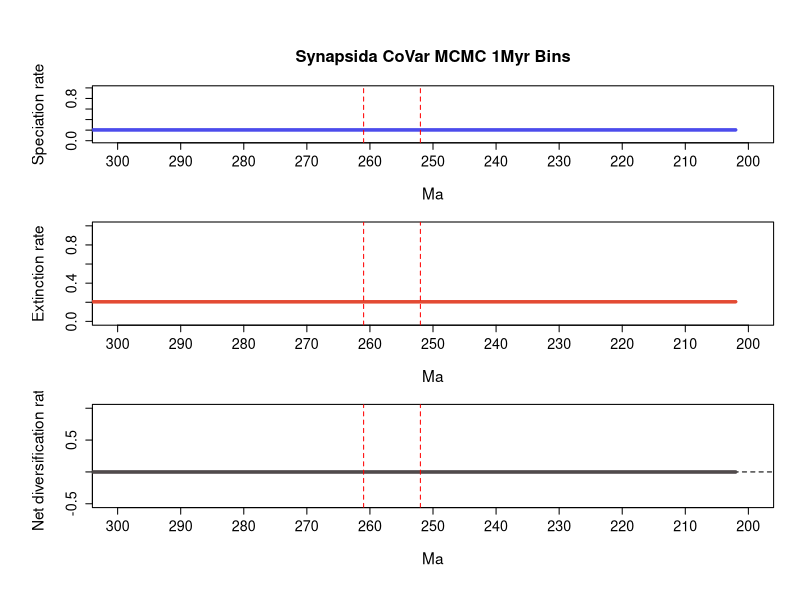

The R script that drew this image:
# 1 files combined:
# 	C:\Users\SimoesLabAdmin\Documents\BDNN_Arielli\synapsida\mcmc_predictors\B_covar_mcmc/combined_9_marginal_rates.log

# 95% HPDs calculated using code from Biopy (https://www.cs.auckland.ac.nz/~yhel002/biopy/)

pdf(file='C:/Users/SimoesLabAdmin/Documents/BDNN_Arielli/synapsida/mcmc_predictors/B_covar_mcmc/combined_9_marginal_rates_RTT_final.pdf',width=8, height=10.8)
par(mfrow=c(3,1), cex.main=1.7, cex.lab=1.4, cex.axis=1.3,
    # mar=c(4, 5, 4.5, 2),   # bottom, left, top, right margins - increased top margin
    mgp=c(3.5, 1, 0),      # distance of axis labels from plot, increase first value to move y axis label further out
    oma=c(2, 2, 2, 0))     # outer margins for the entire figure
library(scales)
plot_RTT <- function (age,hpd_M,hpd_m,mean_m,color){
    N=100
    beta=(1:(N-1))/N
    alpha_shape=0.25
    cat=1-(beta^(1./alpha_shape))
    for (i in 1:(N-1)){
        trans= 1/N + 2/N
        polygon(c(age, rev(age)), c(hpd_M-((hpd_M-mean_m)*cat[i]), rev(hpd_m+((mean_m-hpd_m)*cat[i]))), col = alpha(color,trans), border = NA)
    }
    lines(rev(age), rev(mean_m), col = color, lwd=3)
}
    
L_hpd_m95=c(NA, NA,NA,NA,NA,NA,NA,NA,NA,NA,NA,NA,NA,NA,NA,NA,NA,NA,NA,NA,NA,NA,NA,NA,NA,NA,NA,NA,NA,NA,NA,NA,NA,NA,NA,NA,NA,NA,NA,NA,NA,NA,NA,NA,NA,NA,NA,NA,NA,NA,NA,NA,NA,NA,NA,NA,NA,NA,NA,NA,NA,NA,NA,NA,NA,NA,NA,NA,NA,NA,NA,NA,NA,NA,NA,NA,NA,NA,NA,NA,NA,NA,NA,NA,NA,NA,NA,NA,NA,NA,NA,NA,NA,NA,NA,NA,NA,NA,NA,NA,NA,NA,NA,NA,NA,NA,NA,NA,NA,NA,NA,NA,NA,NA,NA,NA,NA,NA,NA,NA,NA,NA,NA,NA,NA,NA,NA,NA,NA,NA,NA,NA,NA,NA,NA,NA,NA,NA,NA,NA,NA,NA,NA,NA,NA,NA,NA,NA,NA,NA,NA,NA,NA,NA,NA,NA,NA,NA,NA,NA,NA,NA,NA,NA,NA,NA,NA,NA,NA,NA,NA,NA,NA,NA,NA,NA,NA,NA,NA,NA,NA,NA,NA,NA,NA,NA,NA,NA,NA,NA,NA,NA,NA,NA,NA,NA,NA,NA,NA,NA,NA,NA,0.181879,0.181879,0.181879,0.181879,0.181879,0.181879,0.181879,0.181879,0.181879,0.181879,0.181879,0.181879,0.181879,0.181879,0.181879,0.181879,0.181879,0.181879,0.181879,0.181879,0.181879,0.181879,0.181879,0.181879,0.181879,0.181879,0.181879,0.181879,0.181879,0.181879,0.181879,0.181879,0.181879,0.181879,0.181879,0.181879,0.181879,0.181879,0.181879,0.181879,0.181879,0.181879,0.181879,0.181879,0.181879,0.181879,0.181879,0.181879,0.181879,0.181879,0.181879,0.181879,0.181879,0.181879,0.181879,0.181879,0.181879,0.181879,0.181879,0.181879,0.181879,0.181879,0.181879,0.181879,0.181879,0.181879,0.181879,0.181879,0.181879,0.181879,0.181879,0.181879,0.181879,0.181879,0.181879,0.181879,0.181879,0.181879,0.181879,0.181879,0.181879,0.181879,0.181879,0.181879,0.181879,0.181879,0.181879,0.181879,0.181879,0.181879,0.181879,0.181879,0.181879,0.181879,0.181879,0.181879,0.181879,0.181879,0.181879,0.181879,0.181879,0.181879,0.181879,0.181879,0.181879,0.181879,0.181879)
L_hpd_M95=c(NA, NA,NA,NA,NA,NA,NA,NA,NA,NA,NA,NA,NA,NA,NA,NA,NA,NA,NA,NA,NA,NA,NA,NA,NA,NA,NA,NA,NA,NA,NA,NA,NA,NA,NA,NA,NA,NA,NA,NA,NA,NA,NA,NA,NA,NA,NA,NA,NA,NA,NA,NA,NA,NA,NA,NA,NA,NA,NA,NA,NA,NA,NA,NA,NA,NA,NA,NA,NA,NA,NA,NA,NA,NA,NA,NA,NA,NA,NA,NA,NA,NA,NA,NA,NA,NA,NA,NA,NA,NA,NA,NA,NA,NA,NA,NA,NA,NA,NA,NA,NA,NA,NA,NA,NA,NA,NA,NA,NA,NA,NA,NA,NA,NA,NA,NA,NA,NA,NA,NA,NA,NA,NA,NA,NA,NA,NA,NA,NA,NA,NA,NA,NA,NA,NA,NA,NA,NA,NA,NA,NA,NA,NA,NA,NA,NA,NA,NA,NA,NA,NA,NA,NA,NA,NA,NA,NA,NA,NA,NA,NA,NA,NA,NA,NA,NA,NA,NA,NA,NA,NA,NA,NA,NA,NA,NA,NA,NA,NA,NA,NA,NA,NA,NA,NA,NA,NA,NA,NA,NA,NA,NA,NA,NA,NA,NA,NA,NA,NA,NA,NA,NA,0.225889,0.225889,0.225889,0.225889,0.225889,0.225889,0.225889,0.225889,0.225889,0.225889,0.225889,0.225889,0.225889,0.225889,0.225889,0.225889,0.225889,0.225889,0.225889,0.225889,0.225889,0.225889,0.225889,0.225889,0.225889,0.225889,0.225889,0.225889,0.225889,0.225889,0.225889,0.225889,0.225889,0.225889,0.225889,0.225889,0.225889,0.225889,0.225889,0.225889,0.225889,0.225889,0.225889,0.225889,0.225889,0.225889,0.225889,0.225889,0.225889,0.225889,0.225889,0.225889,0.225889,0.225889,0.225889,0.225889,0.225889,0.225889,0.225889,0.225889,0.225889,0.225889,0.225889,0.225889,0.225889,0.225889,0.225889,0.225889,0.225889,0.225889,0.225889,0.225889,0.225889,0.225889,0.225889,0.225889,0.225889,0.225889,0.225889,0.225889,0.225889,0.225889,0.225889,0.225889,0.225889,0.225889,0.225889,0.225889,0.225889,0.225889,0.225889,0.225889,0.225889,0.225889,0.225889,0.225889,0.225889,0.225889,0.225889,0.225889,0.225889,0.225889,0.225889,0.225889,0.225889,0.225889,0.225889)
M_hpd_m95=c(NA, NA,NA,NA,NA,NA,NA,NA,NA,NA,NA,NA,NA,NA,NA,NA,NA,NA,NA,NA,NA,NA,NA,NA,NA,NA,NA,NA,NA,NA,NA,NA,NA,NA,NA,NA,NA,NA,NA,NA,NA,NA,NA,NA,NA,NA,NA,NA,NA,NA,NA,NA,NA,NA,NA,NA,NA,NA,NA,NA,NA,NA,NA,NA,NA,NA,NA,NA,NA,NA,NA,NA,NA,NA,NA,NA,NA,NA,NA,NA,NA,NA,NA,NA,NA,NA,NA,NA,NA,NA,NA,NA,NA,NA,NA,NA,NA,NA,NA,NA,NA,NA,NA,NA,NA,NA,NA,NA,NA,NA,NA,NA,NA,NA,NA,NA,NA,NA,NA,NA,NA,NA,NA,NA,NA,NA,NA,NA,NA,NA,NA,NA,NA,NA,NA,NA,NA,NA,NA,NA,NA,NA,NA,NA,NA,NA,NA,NA,NA,NA,NA,NA,NA,NA,NA,NA,NA,NA,NA,NA,NA,NA,NA,NA,NA,NA,NA,NA,NA,NA,NA,NA,NA,NA,NA,NA,NA,NA,NA,NA,NA,NA,NA,NA,NA,NA,NA,NA,NA,NA,NA,NA,NA,NA,NA,NA,NA,NA,NA,NA,NA,NA,0.184743,0.184743,0.184743,0.184743,0.184743,0.184743,0.184743,0.184743,0.184743,0.184743,0.184743,0.184743,0.184743,0.184743,0.184743,0.184743,0.184743,0.184743,0.184743,0.184743,0.184743,0.184743,0.184743,0.184743,0.184743,0.184743,0.184743,0.184743,0.184743,0.184743,0.184743,0.184743,0.184743,0.184743,0.184743,0.184743,0.184743,0.184743,0.184743,0.184743,0.184743,0.184743,0.184743,0.184743,0.184743,0.184743,0.184743,0.184743,0.184743,0.184743,0.184743,0.184743,0.184743,0.184743,0.184743,0.184743,0.184743,0.184743,0.184743,0.184743,0.184743,0.184743,0.184743,0.184743,0.184743,0.184743,0.184743,0.184743,0.184743,0.184743,0.184743,0.184743,0.184743,0.184743,0.184743,0.184743,0.184743,0.184743,0.184743,0.184743,0.184743,0.184743,0.184743,0.184743,0.184743,0.184743,0.184743,0.184743,0.184743,0.184743,0.184743,0.184743,0.184743,0.184743,0.184743,0.184743,0.184743,0.184743,0.184743,0.184743,0.184743,0.184743,0.184743,0.184743,0.184743,0.184743,0.184743)
M_hpd_M95=c(NA, NA,NA,NA,NA,NA,NA,NA,NA,NA,NA,NA,NA,NA,NA,NA,NA,NA,NA,NA,NA,NA,NA,NA,NA,NA,NA,NA,NA,NA,NA,NA,NA,NA,NA,NA,NA,NA,NA,NA,NA,NA,NA,NA,NA,NA,NA,NA,NA,NA,NA,NA,NA,NA,NA,NA,NA,NA,NA,NA,NA,NA,NA,NA,NA,NA,NA,NA,NA,NA,NA,NA,NA,NA,NA,NA,NA,NA,NA,NA,NA,NA,NA,NA,NA,NA,NA,NA,NA,NA,NA,NA,NA,NA,NA,NA,NA,NA,NA,NA,NA,NA,NA,NA,NA,NA,NA,NA,NA,NA,NA,NA,NA,NA,NA,NA,NA,NA,NA,NA,NA,NA,NA,NA,NA,NA,NA,NA,NA,NA,NA,NA,NA,NA,NA,NA,NA,NA,NA,NA,NA,NA,NA,NA,NA,NA,NA,NA,NA,NA,NA,NA,NA,NA,NA,NA,NA,NA,NA,NA,NA,NA,NA,NA,NA,NA,NA,NA,NA,NA,NA,NA,NA,NA,NA,NA,NA,NA,NA,NA,NA,NA,NA,NA,NA,NA,NA,NA,NA,NA,NA,NA,NA,NA,NA,NA,NA,NA,NA,NA,NA,NA,0.227496,0.227496,0.227496,0.227496,0.227496,0.227496,0.227496,0.227496,0.227496,0.227496,0.227496,0.227496,0.227496,0.227496,0.227496,0.227496,0.227496,0.227496,0.227496,0.227496,0.227496,0.227496,0.227496,0.227496,0.227496,0.227496,0.227496,0.227496,0.227496,0.227496,0.227496,0.227496,0.227496,0.227496,0.227496,0.227496,0.227496,0.227496,0.227496,0.227496,0.227496,0.227496,0.227496,0.227496,0.227496,0.227496,0.227496,0.227496,0.227496,0.227496,0.227496,0.227496,0.227496,0.227496,0.227496,0.227496,0.227496,0.227496,0.227496,0.227496,0.227496,0.227496,0.227496,0.227496,0.227496,0.227496,0.227496,0.227496,0.227496,0.227496,0.227496,0.227496,0.227496,0.227496,0.227496,0.227496,0.227496,0.227496,0.227496,0.227496,0.227496,0.227496,0.227496,0.227496,0.227496,0.227496,0.227496,0.227496,0.227496,0.227496,0.227496,0.227496,0.227496,0.227496,0.227496,0.227496,0.227496,0.227496,0.227496,0.227496,0.227496,0.227496,0.227496,0.227496,0.227496,0.227496,0.227496)
R_hpd_m95=c(NA, NA,NA,NA,NA,NA,NA,NA,NA,NA,NA,NA,NA,NA,NA,NA,NA,NA,NA,NA,NA,NA,NA,NA,NA,NA,NA,NA,NA,NA,NA,NA,NA,NA,NA,NA,NA,NA,NA,NA,NA,NA,NA,NA,NA,NA,NA,NA,NA,NA,NA,NA,NA,NA,NA,NA,NA,NA,NA,NA,NA,NA,NA,NA,NA,NA,NA,NA,NA,NA,NA,NA,NA,NA,NA,NA,NA,NA,NA,NA,NA,NA,NA,NA,NA,NA,NA,NA,NA,NA,NA,NA,NA,NA,NA,NA,NA,NA,NA,NA,NA,NA,NA,NA,NA,NA,NA,NA,NA,NA,NA,NA,NA,NA,NA,NA,NA,NA,NA,NA,NA,NA,NA,NA,NA,NA,NA,NA,NA,NA,NA,NA,NA,NA,NA,NA,NA,NA,NA,NA,NA,NA,NA,NA,NA,NA,NA,NA,NA,NA,NA,NA,NA,NA,NA,NA,NA,NA,NA,NA,NA,NA,NA,NA,NA,NA,NA,NA,NA,NA,NA,NA,NA,NA,NA,NA,NA,NA,NA,NA,NA,NA,NA,NA,NA,NA,NA,NA,NA,NA,NA,NA,NA,NA,NA,NA,NA,NA,NA,NA,NA,NA,-0.02595,-0.02595,-0.02595,-0.02595,-0.02595,-0.02595,-0.02595,-0.02595,-0.02595,-0.02595,-0.02595,-0.02595,-0.02595,-0.02595,-0.02595,-0.02595,-0.02595,-0.02595,-0.02595,-0.02595,-0.02595,-0.02595,-0.02595,-0.02595,-0.02595,-0.02595,-0.02595,-0.02595,-0.02595,-0.02595,-0.02595,-0.02595,-0.02595,-0.02595,-0.02595,-0.02595,-0.02595,-0.02595,-0.02595,-0.02595,-0.02595,-0.02595,-0.02595,-0.02595,-0.02595,-0.02595,-0.02595,-0.02595,-0.02595,-0.02595,-0.02595,-0.02595,-0.02595,-0.02595,-0.02595,-0.02595,-0.02595,-0.02595,-0.02595,-0.02595,-0.02595,-0.02595,-0.02595,-0.02595,-0.02595,-0.02595,-0.02595,-0.02595,-0.02595,-0.02595,-0.02595,-0.02595,-0.02595,-0.02595,-0.02595,-0.02595,-0.02595,-0.02595,-0.02595,-0.02595,-0.02595,-0.02595,-0.02595,-0.02595,-0.02595,-0.02595,-0.02595,-0.02595,-0.02595,-0.02595,-0.02595,-0.02595,-0.02595,-0.02595,-0.02595,-0.02595,-0.02595,-0.02595,-0.02595,-0.02595,-0.02595,-0.02595,-0.02595,-0.02595,-0.02595,-0.02595,-0.02595)
R_hpd_M95=c(NA, NA,NA,NA,NA,NA,NA,NA,NA,NA,NA,NA,NA,NA,NA,NA,NA,NA,NA,NA,NA,NA,NA,NA,NA,NA,NA,NA,NA,NA,NA,NA,NA,NA,NA,NA,NA,NA,NA,NA,NA,NA,NA,NA,NA,NA,NA,NA,NA,NA,NA,NA,NA,NA,NA,NA,NA,NA,NA,NA,NA,NA,NA,NA,NA,NA,NA,NA,NA,NA,NA,NA,NA,NA,NA,NA,NA,NA,NA,NA,NA,NA,NA,NA,NA,NA,NA,NA,NA,NA,NA,NA,NA,NA,NA,NA,NA,NA,NA,NA,NA,NA,NA,NA,NA,NA,NA,NA,NA,NA,NA,NA,NA,NA,NA,NA,NA,NA,NA,NA,NA,NA,NA,NA,NA,NA,NA,NA,NA,NA,NA,NA,NA,NA,NA,NA,NA,NA,NA,NA,NA,NA,NA,NA,NA,NA,NA,NA,NA,NA,NA,NA,NA,NA,NA,NA,NA,NA,NA,NA,NA,NA,NA,NA,NA,NA,NA,NA,NA,NA,NA,NA,NA,NA,NA,NA,NA,NA,NA,NA,NA,NA,NA,NA,NA,NA,NA,NA,NA,NA,NA,NA,NA,NA,NA,NA,NA,NA,NA,NA,NA,NA,0.021734,0.021734,0.021734,0.021734,0.021734,0.021734,0.021734,0.021734,0.021734,0.021734,0.021734,0.021734,0.021734,0.021734,0.021734,0.021734,0.021734,0.021734,0.021734,0.021734,0.021734,0.021734,0.021734,0.021734,0.021734,0.021734,0.021734,0.021734,0.021734,0.021734,0.021734,0.021734,0.021734,0.021734,0.021734,0.021734,0.021734,0.021734,0.021734,0.021734,0.021734,0.021734,0.021734,0.021734,0.021734,0.021734,0.021734,0.021734,0.021734,0.021734,0.021734,0.021734,0.021734,0.021734,0.021734,0.021734,0.021734,0.021734,0.021734,0.021734,0.021734,0.021734,0.021734,0.021734,0.021734,0.021734,0.021734,0.021734,0.021734,0.021734,0.021734,0.021734,0.021734,0.021734,0.021734,0.021734,0.021734,0.021734,0.021734,0.021734,0.021734,0.021734,0.021734,0.021734,0.021734,0.021734,0.021734,0.021734,0.021734,0.021734,0.021734,0.021734,0.021734,0.021734,0.021734,0.021734,0.021734,0.021734,0.021734,0.021734,0.021734,0.021734,0.021734,0.021734,0.021734,0.021734,0.021734)
L_mean=c(NA, NA,NA,NA,NA,NA,NA,NA,NA,NA,NA,NA,NA,NA,NA,NA,NA,NA,NA,NA,NA,NA,NA,NA,NA,NA,NA,NA,NA,NA,NA,NA,NA,NA,NA,NA,NA,NA,NA,NA,NA,NA,NA,NA,NA,NA,NA,NA,NA,NA,NA,NA,NA,NA,NA,NA,NA,NA,NA,NA,NA,NA,NA,NA,NA,NA,NA,NA,NA,NA,NA,NA,NA,NA,NA,NA,NA,NA,NA,NA,NA,NA,NA,NA,NA,NA,NA,NA,NA,NA,NA,NA,NA,NA,NA,NA,NA,NA,NA,NA,NA,NA,NA,NA,NA,NA,NA,NA,NA,NA,NA,NA,NA,NA,NA,NA,NA,NA,NA,NA,NA,NA,NA,NA,NA,NA,NA,NA,NA,NA,NA,NA,NA,NA,NA,NA,NA,NA,NA,NA,NA,NA,NA,NA,NA,NA,NA,NA,NA,NA,NA,NA,NA,NA,NA,NA,NA,NA,NA,NA,NA,NA,NA,NA,NA,NA,NA,NA,NA,NA,NA,NA,NA,NA,NA,NA,NA,NA,NA,NA,NA,NA,NA,NA,NA,NA,NA,NA,NA,NA,NA,NA,NA,NA,NA,NA,NA,NA,NA,NA,NA,NA,0.204558836666667,0.204558836666667,0.204558836666667,0.204558836666667,0.204558836666667,0.204558836666667,0.204558836666667,0.204558836666667,0.204558836666667,0.204558836666667,0.204558836666667,0.204558836666667,0.204558836666667,0.204558836666667,0.204558836666667,0.204558836666667,0.204558836666667,0.204558836666667,0.204558836666667,0.204558836666667,0.204558836666667,0.204558836666667,0.204558836666667,0.204558836666667,0.204558836666667,0.204558836666667,0.204558836666667,0.204558836666667,0.204558836666667,0.204558836666667,0.204558836666667,0.204558836666667,0.204558836666667,0.204558836666667,0.204558836666667,0.204558836666667,0.204558836666667,0.204558836666667,0.204558836666667,0.204558836666667,0.204558836666667,0.204558836666667,0.204558836666667,0.204558836666667,0.204558836666667,0.204558836666667,0.204558836666667,0.204558836666667,0.204558836666667,0.204558836666667,0.204558836666667,0.204558836666667,0.204558836666667,0.204558836666667,0.204558836666667,0.204558836666667,0.204558836666667,0.204558836666667,0.204558836666667,0.204558836666667,0.204558836666667,0.204558836666667,0.204558836666667,0.204558836666667,0.204558836666667,0.204558836666667,0.204558836666667,0.204558836666667,0.204558836666667,0.204558836666667,0.204558836666667,0.204558836666667,0.204558836666667,0.204558836666667,0.204558836666667,0.204558836666667,0.204558836666667,0.204558836666667,0.204558836666667,0.204558836666667,0.204558836666667,0.204558836666667,0.204558836666667,0.204558836666667,0.204558836666667,0.204558836666667,0.204558836666667,0.204558836666667,0.204558836666667,0.204558836666667,0.204558836666667,0.204558836666667,0.204558836666667,0.204558836666667,0.204558836666667,0.204558836666667,0.204558836666667,0.204558836666667,0.204558836666667,0.204558836666667,0.204558836666667,0.204558836666667,0.204558836666667,0.204558836666667,0.204558836666667,0.204558836666667,0.204558836666667)
M_mean=c(NA, NA,NA,NA,NA,NA,NA,NA,NA,NA,NA,NA,NA,NA,NA,NA,NA,NA,NA,NA,NA,NA,NA,NA,NA,NA,NA,NA,NA,NA,NA,NA,NA,NA,NA,NA,NA,NA,NA,NA,NA,NA,NA,NA,NA,NA,NA,NA,NA,NA,NA,NA,NA,NA,NA,NA,NA,NA,NA,NA,NA,NA,NA,NA,NA,NA,NA,NA,NA,NA,NA,NA,NA,NA,NA,NA,NA,NA,NA,NA,NA,NA,NA,NA,NA,NA,NA,NA,NA,NA,NA,NA,NA,NA,NA,NA,NA,NA,NA,NA,NA,NA,NA,NA,NA,NA,NA,NA,NA,NA,NA,NA,NA,NA,NA,NA,NA,NA,NA,NA,NA,NA,NA,NA,NA,NA,NA,NA,NA,NA,NA,NA,NA,NA,NA,NA,NA,NA,NA,NA,NA,NA,NA,NA,NA,NA,NA,NA,NA,NA,NA,NA,NA,NA,NA,NA,NA,NA,NA,NA,NA,NA,NA,NA,NA,NA,NA,NA,NA,NA,NA,NA,NA,NA,NA,NA,NA,NA,NA,NA,NA,NA,NA,NA,NA,NA,NA,NA,NA,NA,NA,NA,NA,NA,NA,NA,NA,NA,NA,NA,NA,NA,0.205382415555556,0.205382415555556,0.205382415555556,0.205382415555556,0.205382415555556,0.205382415555556,0.205382415555556,0.205382415555556,0.205382415555556,0.205382415555556,0.205382415555556,0.205382415555556,0.205382415555556,0.205382415555556,0.205382415555556,0.205382415555556,0.205382415555556,0.205382415555556,0.205382415555556,0.205382415555556,0.205382415555556,0.205382415555556,0.205382415555556,0.205382415555556,0.205382415555556,0.205382415555556,0.205382415555556,0.205382415555556,0.205382415555556,0.205382415555556,0.205382415555556,0.205382415555556,0.205382415555556,0.205382415555556,0.205382415555556,0.205382415555556,0.205382415555556,0.205382415555556,0.205382415555556,0.205382415555556,0.205382415555556,0.205382415555556,0.205382415555556,0.205382415555556,0.205382415555556,0.205382415555556,0.205382415555556,0.205382415555556,0.205382415555556,0.205382415555556,0.205382415555556,0.205382415555556,0.205382415555556,0.205382415555556,0.205382415555556,0.205382415555556,0.205382415555556,0.205382415555556,0.205382415555556,0.205382415555556,0.205382415555556,0.205382415555556,0.205382415555556,0.205382415555556,0.205382415555556,0.205382415555556,0.205382415555556,0.205382415555556,0.205382415555556,0.205382415555556,0.205382415555556,0.205382415555556,0.205382415555556,0.205382415555556,0.205382415555556,0.205382415555556,0.205382415555556,0.205382415555556,0.205382415555556,0.205382415555556,0.205382415555556,0.205382415555556,0.205382415555556,0.205382415555556,0.205382415555556,0.205382415555556,0.205382415555556,0.205382415555556,0.205382415555556,0.205382415555556,0.205382415555556,0.205382415555556,0.205382415555556,0.205382415555556,0.205382415555556,0.205382415555556,0.205382415555556,0.205382415555556,0.205382415555556,0.205382415555556,0.205382415555556,0.205382415555556,0.205382415555556,0.205382415555556,0.205382415555556,0.205382415555556,0.205382415555556)
R_mean=c(NA, NA,NA,NA,NA,NA,NA,NA,NA,NA,NA,NA,NA,NA,NA,NA,NA,NA,NA,NA,NA,NA,NA,NA,NA,NA,NA,NA,NA,NA,NA,NA,NA,NA,NA,NA,NA,NA,NA,NA,NA,NA,NA,NA,NA,NA,NA,NA,NA,NA,NA,NA,NA,NA,NA,NA,NA,NA,NA,NA,NA,NA,NA,NA,NA,NA,NA,NA,NA,NA,NA,NA,NA,NA,NA,NA,NA,NA,NA,NA,NA,NA,NA,NA,NA,NA,NA,NA,NA,NA,NA,NA,NA,NA,NA,NA,NA,NA,NA,NA,NA,NA,NA,NA,NA,NA,NA,NA,NA,NA,NA,NA,NA,NA,NA,NA,NA,NA,NA,NA,NA,NA,NA,NA,NA,NA,NA,NA,NA,NA,NA,NA,NA,NA,NA,NA,NA,NA,NA,NA,NA,NA,NA,NA,NA,NA,NA,NA,NA,NA,NA,NA,NA,NA,NA,NA,NA,NA,NA,NA,NA,NA,NA,NA,NA,NA,NA,NA,NA,NA,NA,NA,NA,NA,NA,NA,NA,NA,NA,NA,NA,NA,NA,NA,NA,NA,NA,NA,NA,NA,NA,NA,NA,NA,NA,NA,NA,NA,NA,NA,NA,NA,-0.000823583333333,-0.000823583333333,-0.000823583333333,-0.000823583333333,-0.000823583333333,-0.000823583333333,-0.000823583333333,-0.000823583333333,-0.000823583333333,-0.000823583333333,-0.000823583333333,-0.000823583333333,-0.000823583333333,-0.000823583333333,-0.000823583333333,-0.000823583333333,-0.000823583333333,-0.000823583333333,-0.000823583333333,-0.000823583333333,-0.000823583333333,-0.000823583333333,-0.000823583333333,-0.000823583333333,-0.000823583333333,-0.000823583333333,-0.000823583333333,-0.000823583333333,-0.000823583333333,-0.000823583333333,-0.000823583333333,-0.000823583333333,-0.000823583333333,-0.000823583333333,-0.000823583333333,-0.000823583333333,-0.000823583333333,-0.000823583333333,-0.000823583333333,-0.000823583333333,-0.000823583333333,-0.000823583333333,-0.000823583333333,-0.000823583333333,-0.000823583333333,-0.000823583333333,-0.000823583333333,-0.000823583333333,-0.000823583333333,-0.000823583333333,-0.000823583333333,-0.000823583333333,-0.000823583333333,-0.000823583333333,-0.000823583333333,-0.000823583333333,-0.000823583333333,-0.000823583333333,-0.000823583333333,-0.000823583333333,-0.000823583333333,-0.000823583333333,-0.000823583333333,-0.000823583333333,-0.000823583333333,-0.000823583333333,-0.000823583333333,-0.000823583333333,-0.000823583333333,-0.000823583333333,-0.000823583333333,-0.000823583333333,-0.000823583333333,-0.000823583333333,-0.000823583333333,-0.000823583333333,-0.000823583333333,-0.000823583333333,-0.000823583333333,-0.000823583333333,-0.000823583333333,-0.000823583333333,-0.000823583333333,-0.000823583333333,-0.000823583333333,-0.000823583333333,-0.000823583333333,-0.000823583333333,-0.000823583333333,-0.000823583333333,-0.000823583333333,-0.000823583333333,-0.000823583333333,-0.000823583333333,-0.000823583333333,-0.000823583333333,-0.000823583333333,-0.000823583333333,-0.000823583333333,-0.000823583333333,-0.000823583333333,-0.000823583333333,-0.000823583333333,-0.000823583333333,-0.000823583333333,-0.000823583333333,-0.000823583333333)
trans=0.5
age=(0:(309-1))* -1
# Calculate positions for the mass extinction events
perm_trias_extinction = -252 # End-Permian mass extinction (252 Ma)
guadalupian_extinction = -261 # Guadalupian extinction (261 Ma)

# Define custom tick positions at 10 MY intervals
x_ticks <- seq(-300, -200, by=10)
x_tick_labels <- abs(x_ticks)

# First plot: Speciation rate
par(mar=c(5, 5, 4.5, 2))  # bottom, left, top, right margins
plot(age, age, type='n', ylim=c(0, 1), xlim=c(-300, -200), # Changed xlim to -300, -200, from auto-generated values 
     ylab='Speciation rate', xlab='Ma', main='Synapsida CoVar MCMC 1Myr Bins', 
     xaxt='n', cex.main=1.5, cex.lab=1.4, cex.axis=1.3) # xaxt removes default x axis
axis(1, at=x_ticks, labels=x_tick_labels, cex.axis=1.3) # Custom x-axis with 10MY interval ticks
plot_RTT(age, L_hpd_M95, L_hpd_m95, L_mean, "#4c4cec")
lines(rev(age), rev(L_mean), col="#4c4cec", lwd=3)

# Add vertical lines for mass extinction events
abline(v=perm_trias_extinction, col="red", lty=2) 
abline(v=guadalupian_extinction, col="red", lty=2)

# Second plot: Extinction rate
par(mar=c(5, 5, 1, 2))  # bottom, left, top, right margins. Reduced top margin to 2.5 (from 4.5)
plot(age, age, type='n', ylim=c(0, 1), xlim=c(-300, -200), # Changed xlim to -300, -200, from auto-generated values 
     ylab='Extinction rate', xlab='Ma',
     xaxt='n', cex.main=1.5, cex.lab=1.4, cex.axis=1.3) # xaxt removes default x axis
axis(1, at=x_ticks, labels=x_tick_labels, cex.axis=1.3) # Custom x-axis with 10MY interval ticks

plot_RTT(age, M_hpd_M95, M_hpd_m95, M_mean, "#e34a33")
lines(rev(age), rev(M_mean), col="#e34a33", lwd=3)

# Add vertical lines for mass extinction events
abline(v=perm_trias_extinction, col="red", lty=2)
abline(v=guadalupian_extinction, col="red", lty=2)


# Third plot: Net diversification rate
par(mar=c(5, 5, 1, 2))  # bottom, left, top, right margins. Reduced top margin to 2.5 (from 4.5)
plot(age, age, type='n', ylim=c(-0.5, 1), xlim=c(-300, -200), # Changed xlim to -300, -200, from auto-generated values
     ylab='Net diversification rate', xlab='Ma',
     xaxt='n', cex.main=1.5, cex.lab=1.4, cex.axis=1.3) # xaxt removes default x axis
axis(1, at=x_ticks, labels=x_tick_labels, cex.axis=1.3) # Custom x-axis with 10MY interval ticks

abline(h=0, lty=2, col="black")
plot_RTT(age, R_hpd_M95, R_hpd_m95, R_mean, "#504A4B")
lines(rev(age), rev(R_mean), col="#504A4B", lwd=3)

# Add vertical lines for mass extinction events
abline(v=perm_trias_extinction, col="red", lty=2)
abline(v=guadalupian_extinction, col="red", lty=2)

dev.off()
